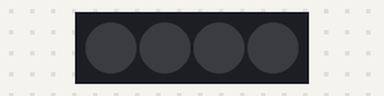
Bench run of a sketch on a simulated ESP32. Shown: 4 RGB LEDs in strip order, left to right. What the sketch prints to the serial monitor is not drawn.

Above: at 0.1 s.
At 3.1 s:
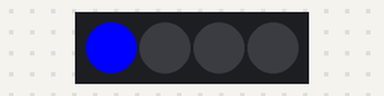
At 9.2 s:
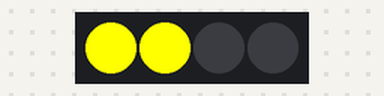
At 19.4 s:
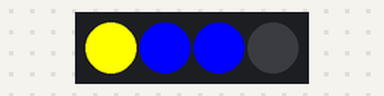
At 33.4 s:
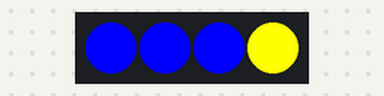
At 39.4 s:
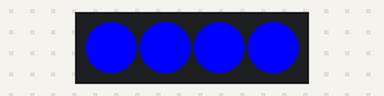
Timing chart, 0 to 40.0 s (numbered marks = the images above):
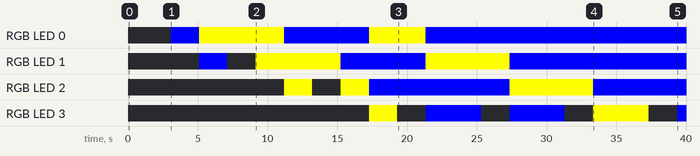

The sketch:

file_led.ino
```cpp
/*
 * Example of using the ChainableRGB library for controlling a Grove RGB.
 * This code cycles through all the colors in an uniform way. This is accomplished using a HSB color space.
 * comments add By: http://www.seeedstudio.com/
 * Suiable for Grove - Chainable LED
 */


#include <ChainableLED.h>
//Defines the num of LEDs used, The undefined
//will be lost control.
#define NUM_LEDS  4

ChainableLED leds(A0, A1, NUM_LEDS);//defines the pin used on arduino.


TaskHandle_t Task1;
TaskHandle_t Task2;
TaskHandle_t Task3;

static SemaphoreHandle_t mutex;

struct Color{
    int r,g,b;
};


void setup()
{
    Serial.begin(9600);
    struct Color color = createColor(0, 0, 0);
    for (byte i=0; i<NUM_LEDS; i++)
      setColor(i, color);

    mutex = xSemaphoreCreateMutex();
    Serial.println("start");
    delay(3000);

    xTaskCreatePinnedToCore(task1Func, "Task1", 10000, NULL, 8, &Task1, 0);
    xTaskCreatePinnedToCore(task2Func, "Task2", 10000, NULL, 8, &Task2, 0);
    xTaskCreatePinnedToCore(task3Func, "Task3", 10000, NULL, 8, &Task3, 0);
}


void task1Func( void * pvParameters ){
  struct Color color1 = createColor(0, 0, 255);
  for(;;){
    add(color1);
    //delay(2000);
    vTaskDelay( pdMS_TO_TICKS( 100 ));
  }
}


void task2Func( void * pvParameters ){
  struct Color color1 = createColor(255, 255, 0);
  for(;;){
      //delay(3000);
      add(color1);
      vTaskDelay( pdMS_TO_TICKS( 100 ) );
  }
}

void task3Func( void * pvParameters ){
  for(;;){
    remove();
    vTaskDelay( pdMS_TO_TICKS( 4000 ) );
  }

}


int _max = NUM_LEDS;
int n = 0;
struct Color list[NUM_LEDS];

void loop()
{

}


struct Color createColor(int r, int g, int b){
  Color color;
  color.r = r;
  color.g = g;
  color.b = b;
  return color;
}

void add(struct Color color){

  if (xSemaphoreTake(mutex, portMAX_DELAY)){
    if (n < _max){
      // doit faire un for met la flemme
            list[3] = list[2];
      list[2] = list[1];
      list[1] = list[0];
      list[0] = color;

      if (n < _max)n++;

      for (byte i=0; i<_max; i++)
        setColor(i, list[i]);

      delay(2000);
    }
    xSemaphoreGive(mutex);
  }
}

void remove()
{
  xSemaphoreTake(mutex, portMAX_DELAY);
  if (n > 0){
    // doit faire un for met la flemme
    list[n-1] = createColor(0, 0, 0);
    setColor(n-1, list[n-1]);

    if (n > 0) n--;
    delay(2000);
  }
  xSemaphoreGive(mutex);
}

void setColor(int i, struct Color color)
{
  leds.setColorRGB(i, color.r, color.g, color.b);
}
```

Measured:
- by itself, RGB LED 0: goes RGB(0, 0, 255) 2.0 s, RGB(255, 255, 0) 6.1 s, RGB(0, 0, 255) 6.1 s, RGB(255, 255, 0) 4.0 s, then RGB(0, 0, 255)
- by itself, RGB LED 3: off → RGB(255, 255, 0) at 17.3 s, → off 2.0 s later, → RGB(0, 0, 255) 2.0 s later, → off 4.0 s later, … (9 changes in this stretch)
- by itself, RGB LED 1: off → RGB(0, 0, 255) at 5.1 s, → off 2.0 s later, → RGB(255, 255, 0) 2.0 s later, → RGB(0, 0, 255) 6.1 s later, … (6 changes in this stretch)
